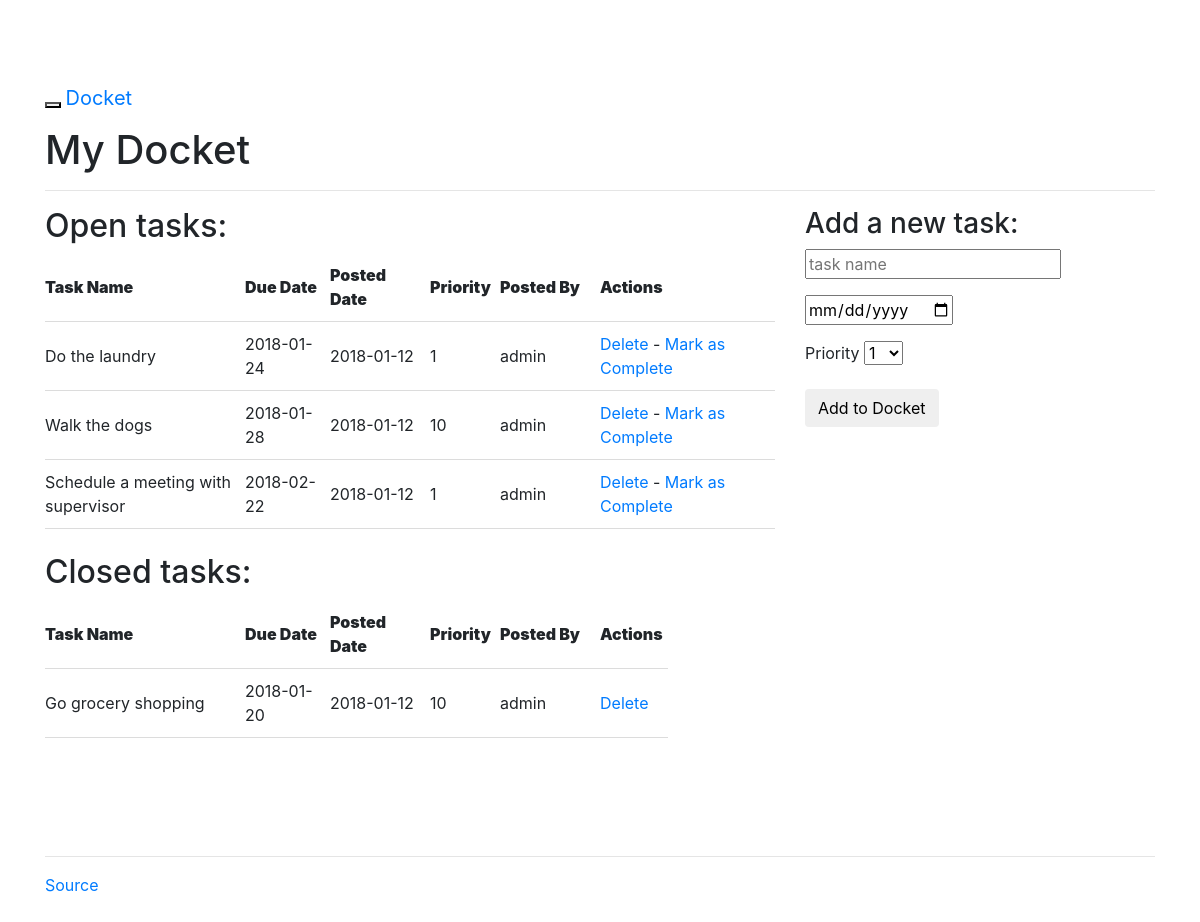
Screenshot of /tasks/ (signed in) with the database file from the repository.
### project/models.py (models this page shows, shortened)
class Task(db.Model):
    __tablename__ = "tasks"
    task_id = db.Column(db.Integer, primary_key=True)
    name = db.Column(db.String, nullable=False)
    due_date = db.Column(db.Date, nullable=False)
    priority = db.Column(db.Integer, nullable=False)
    status = db.Column(db.Integer)
    user_id = db.Column(db.Integer, db.ForeignKey('users.id'))
    posted_date = db.Column(db.Date, default=datetime.datetime.utcnow())

class User(db.Model):
    __tablename__ = "users"
    id = db.Column(db.Integer, primary_key=True)
    name = db.Column(db.String, unique=True, nullable=False)
    email = db.Column(db.String, unique=True, nullable=False)
    password = db.Column(db.String, nullable=False)
    tasks = db.relationship('Task', backref='poster')
    role = db.Column(db.String, default='user')

### project/tasks/views.py (the view)
@tasks_blueprint.route("/tasks/", methods = ['GET', 'POST'])
@login_required
def tasks():
    return render_template(
            'tasks.html',
            form=AddTaskForm(request.form),
            open_tasks=open_tasks(),
            closed_tasks=closed_tasks(),
            )

### project/tasks/forms.py
class AddTaskForm(Form):
    task_id = IntegerField()
    name = StringField('Task Name', validators=[DataRequired()])
    due_date = DateField('Due Date (mm/dd/yyyy)', \
            validators=[DataRequired()], format='%m/%d/%Y')
    priority = SelectField(
            'Priority',
            validators=[DataRequired()],
            choices=[('1', '1'), ('2', '2'), ('3', '3'),
                ('4', '4'), ('5', '5'), ('6', '6'), ('7', '7'),
                ('8', '8'), ('9', '9'), ('10', '10')
            ]
    )
    status = IntegerField('Status')

### project/tasks/views.py (called while the page is built)
def login_required(test):
    @wraps(test)
    def wrap(*args, **kwargs):
        if 'logged_in' in session:
            return test(*args, **kwargs)
        else:
            flash('You need to login first.')
            return redirect(url_for('users.login'))
    return wrap

def open_tasks():
    return db.session.query(Task).filter_by(
            status='1').order_by(Task.due_date.asc())

def closed_tasks():
    return db.session.query(Task).filter_by(
            status='0').order_by(Task.due_date.asc())

### project/templates/tasks.html (shortened to what this page needs)
{% extends "_base.html" %}
{% block content %}
<h1>My Docket</h1>
<hr>
<div class="row">
  <div class="col-md-8">
    <div class="entries">
      <h2>Open tasks:</h2>
      <div class="datagrid">
        <table>
          <thead>
            <tr class="bordered">
              <th width="200px"><strong>Task Name</strong></th>
              <th width="85px"><strong>Due Date</strong></th>
              <th width="100px"><strong>Posted Date</strong></th>
              <th width="70px"><strong>Priority</strong></th>
              <th width="100px"><strong>Posted By</strong></th>
              <th><strong>Actions</strong></th>
            </tr>
          </thead>
          {% for task in open_tasks %}
            <tr class="bordered">
              <td width="200px">{{ task.name }}</td>
              <td width="85px">{{ task.due_date }}</td>
              <td width="100px">{{ task.posted_date }}</td>
              <td width="70px">{{ task.priority }}</td>
              <td width="100px">{{ task.poster.name }}</td>
              <td>
                <a href="{{ url_for('tasks.delete_entry', task_id = task.task_id) }}">Delete</a>  -
                <a href="{{ url_for('tasks.complete', task_id = task.task_id) }}">Mark as Complete</a>
              </td>
            </tr>
          {% endfor %}
        </table>
      </div>
    </div>
    <br>
    <div class="entries">
      <h2>Closed tasks:</h2>
      <div class="datagrid">
        <table>
          <thead>
            <tr class="bordered">
              <th width="200px"><strong>Task Name</strong></th>
              <th width="85px"><strong>Due Date</strong></th>
              <th width="100px"><strong>Posted Date</strong></th>
              <th width="70px"><strong>Priority</strong></th>
              <th width="100px"><strong>Posted By</strong></th>
              <th><strong>Actions</strong></th>
            </tr>
          </thead>
          {% for task in closed_tasks %}
            <tr class="bordered">
              <td width="200px">{{ task.name }}</td>
              <td width="85px">{{ task.due_date }}</td>
              <td width="100px">{{ task.posted_date }}</td>
              <td width="70px">{{ task.priority }}</td>
              <td width="100px">{{ task.poster.name }}</td>
              <td>
                 <a href="{{ url_for('tasks.delete_entry', task_id = task.task_id) }}">Delete</a>
              </td>
            </tr>
          {% endfor %}
        </table>
      </div>
    </div>
  </div>
  <div class="col-md-4">
    <div class="add-task">
      <h3>Add a new task:</h3>
        <form action="{{ url_for('tasks.new_task') }}" method="post">
          <div class="form-group">
            {{ form.name(placeholder="task name") }}
          </div>
          <div class="form-group">
            {{ form.due_date(placeholder="due date (mm/dd/yyyy)") }}
          </div>
          <div class="form-group">
            {{ form.priority.label }}
            {{ form.priority }}
          </div>
          <div class="form-group"><input class="btn btn-default" type="submit" value="Add to Docket"></div>
        </form>
    </div>
  </div>
</div>
{% endblock %}

### project/templates/_base.html (shortened to what this page needs)
<!DOCTYPE html>
<html lang="en">
  <head>
    <link href="//maxcdn.bootstrapcdn.com/bootswatch/3.3.4/yeti/bootstrap.min.css" rel="stylesheet">
    <link href="{{ url_for('static', filename='css/main.css') }}" rel="stylesheet">
  </head>
  <body>
    <div class="navbar navbar-inverse navbar-fixed-top" role="navigation">
      <div class="container">
        <div class="navbar-header">
          <button type="button" class="navbar-toggle" data-toggle="collapse" data-target=".navbar-collapse">
          </button>
          <a class="navbar-brand" href="/">Docket</a>
        </div>
      </div>
    </div>
    <div class="container">
      <div class="content">
        {% block content %}
        {% endblock %}
      <br>
      <br>
      <br>
      </div>
      <div class="footer">
        <hr>
        <a href="https://www.github.com/tylerhuntington222/Docket-app/">Source</a></p>
      </div>
    </div>
  </body>
</html>

### project/static/css/main.css (style rules this page uses)
body { padding: 70px 0; background: #ffffff; }
tr.bordered { border-bottom: 1px solid #DCDCDC; }
th, td { padding: 10px 5px 10px 0; }
.footer { padding-top: 30px; }

### rows the page displays
Task: name "Do the laundry", due_date "2018-01-24", posted_date "2018-01-12", priority "1", poster.name "admin"
Task: name "Walk the dogs", due_date "2018-01-28", posted_date "2018-01-12", priority "10", poster.name "admin"
Task: name "Schedule a meeting with supervisor", due_date "2018-02-22", posted_date "2018-01-12", priority "1", poster.name "admin"
Task: name "Go grocery shopping", due_date "2018-01-20", posted_date "2018-01-12", priority "10", poster.name "admin"
